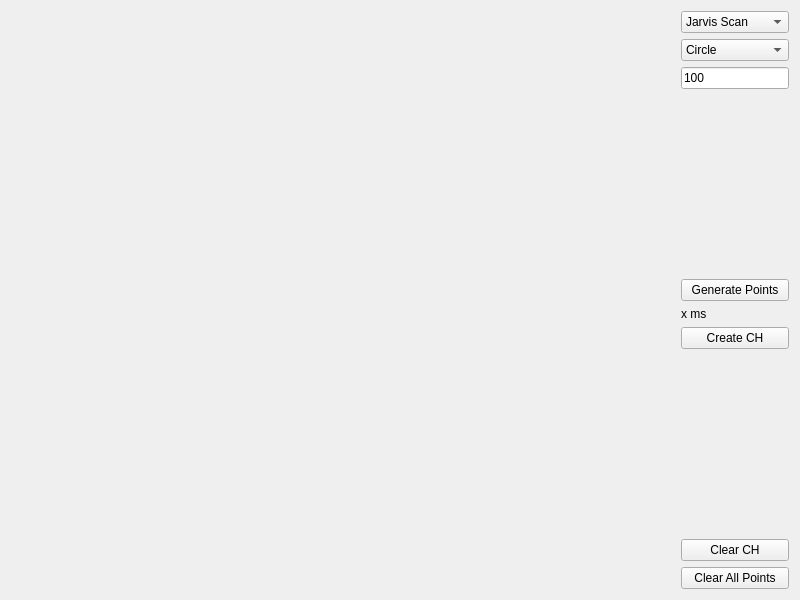
<?xml version="1.0" encoding="UTF-8"?>
<ui version="4.0">
 <class>Widget</class>
 <widget class="QWidget" name="Widget">
  <property name="geometry">
   <rect>
    <x>0</x>
    <y>0</y>
    <width>800</width>
    <height>600</height>
   </rect>
  </property>
  <property name="maximumSize">
   <size>
    <width>800</width>
    <height>600</height>
   </size>
  </property>
  <property name="windowTitle">
   <string>Create Convex Hull</string>
  </property>
  <layout class="QHBoxLayout" name="horizontalLayout">
   <item>
    <widget class="Draw" name="Canvas" native="true">
     <property name="sizePolicy">
      <sizepolicy hsizetype="Preferred" vsizetype="Preferred">
       <horstretch>1</horstretch>
       <verstretch>0</verstretch>
      </sizepolicy>
     </property>
     <property name="maximumSize">
      <size>
       <width>700</width>
       <height>700</height>
      </size>
     </property>
    </widget>
   </item>
   <item>
    <layout class="QVBoxLayout" name="verticalLayout">
     <item>
      <widget class="QComboBox" name="comboBox">
       <item>
        <property name="text">
         <string>Jarvis Scan</string>
        </property>
       </item>
       <item>
        <property name="text">
         <string>QHull</string>
        </property>
       </item>
       <item>
        <property name="text">
         <string>Sweep Line</string>
        </property>
       </item>
      </widget>
     </item>
     <item>
      <widget class="QComboBox" name="comboBox_2">
       <item>
        <property name="text">
         <string>Circle</string>
        </property>
       </item>
       <item>
        <property name="text">
         <string>Random</string>
        </property>
       </item>
       <item>
        <property name="text">
         <string>Ellips</string>
        </property>
       </item>
       <item>
        <property name="text">
         <string>Grid</string>
        </property>
       </item>
       <item>
        <property name="text">
         <string>Star</string>
        </property>
       </item>
       <item>
        <property name="text">
         <string>Square</string>
        </property>
       </item>
      </widget>
     </item>
     <item>
      <widget class="QLineEdit" name="lineEdit">
       <property name="text">
        <string>100</string>
       </property>
      </widget>
     </item>
     <item>
      <spacer name="verticalSpacer">
       <property name="orientation">
        <enum>Qt::Vertical</enum>
       </property>
       <property name="sizeHint" stdset="0">
        <size>
         <width>20</width>
         <height>40</height>
        </size>
       </property>
      </spacer>
     </item>
     <item>
      <widget class="QPushButton" name="pushButton_4">
       <property name="text">
        <string>Generate Points</string>
       </property>
      </widget>
     </item>
     <item>
      <widget class="QLabel" name="label">
       <property name="text">
        <string>x ms</string>
       </property>
      </widget>
     </item>
     <item>
      <widget class="QPushButton" name="pushButton">
       <property name="text">
        <string>Create CH</string>
       </property>
      </widget>
     </item>
     <item>
      <spacer name="verticalSpacer_2">
       <property name="orientation">
        <enum>Qt::Vertical</enum>
       </property>
       <property name="sizeHint" stdset="0">
        <size>
         <width>20</width>
         <height>40</height>
        </size>
       </property>
      </spacer>
     </item>
     <item>
      <widget class="QPushButton" name="pushButton_2">
       <property name="text">
        <string>Clear CH</string>
       </property>
      </widget>
     </item>
     <item>
      <widget class="QPushButton" name="pushButton_3">
       <property name="text">
        <string>Clear All Points</string>
       </property>
      </widget>
     </item>
    </layout>
   </item>
  </layout>
 </widget>
 <customwidgets>
  <customwidget>
   <class>Draw</class>
   <extends>QWidget</extends>
   <header location="global">draw.h</header>
   <container>1</container>
  </customwidget>
 </customwidgets>
 <resources/>
 <connections/>
</ui>
